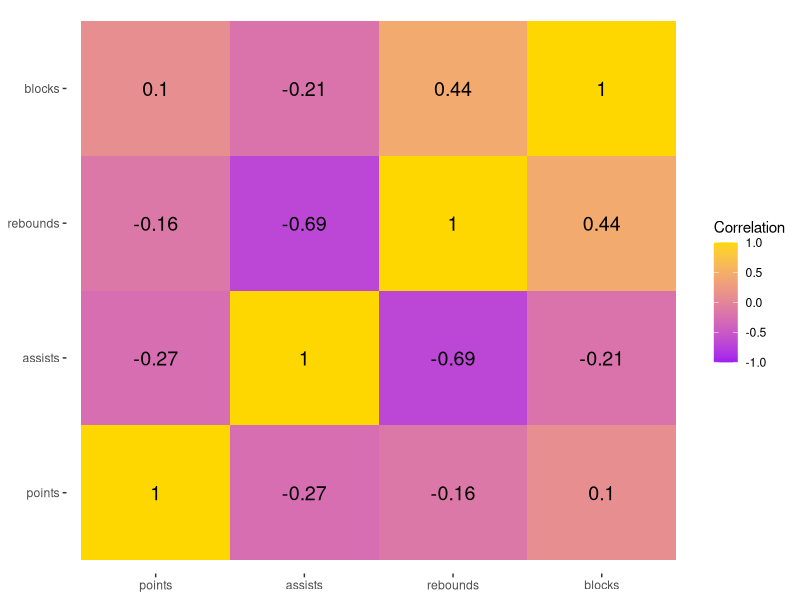
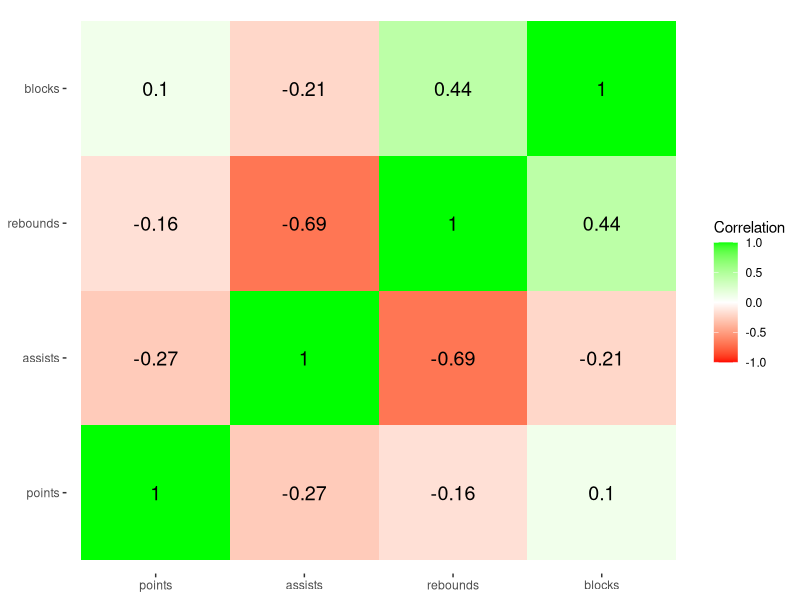

Write R code to recreate these figures, in order.
# create correlation heatmap in R
library("reshape2")

# create data frame
df <- data.frame(points=c(22, 25, 30, 16, 14, 18, 29, 22),
                 assists=c(4, 4, 5, 7, 8, 6, 7, 12),
                 rebounds=c(10, 7, 7, 6, 8, 5, 4, 3),
                 blocks=c(12, 4, 4, 6, 5, 3, 8, 5))

# view data frame
df

# calculate correlation coefficients, rounded to 2 decimal places
cor_df <- round(cor(df), 2)

# view cor_df
cor_df

# melt the data frame
melted_cor <- melt(cor_df)

# view head of melted data frame
head(melted_cor)

library("ggplot2")

# create correlation heatmap
ggplot(data=melted_cor, aes(x=Var1, y=Var2, fill=value)) +
  geom_tile() +
  geom_text(aes(Var2, Var1, label = value), size = 5) +
  scale_fill_gradient(low="purple", high = "gold",
                      limit=c(-1, 1), name="Correlation") +
  theme(axis.title.x = element_blank(), 
        axis.title.y = element_blank(),
        panel.background = element_blank())

library("ggplot2")

# create correlation heatmap
ggplot(data=melted_cor, aes(x=Var1, Var2, fill=value)) +
  geom_tile() +
  geom_text(aes(Var2, Var1, label=value), size=5)+
  scale_fill_gradient2(low = "red", high="green",
                       limit=c(-1, 1), name="Correlation") +
theme(axis.title.x = element_blank(),
      axis.title.y = element_blank(),
      panel.background = element_blank())


















